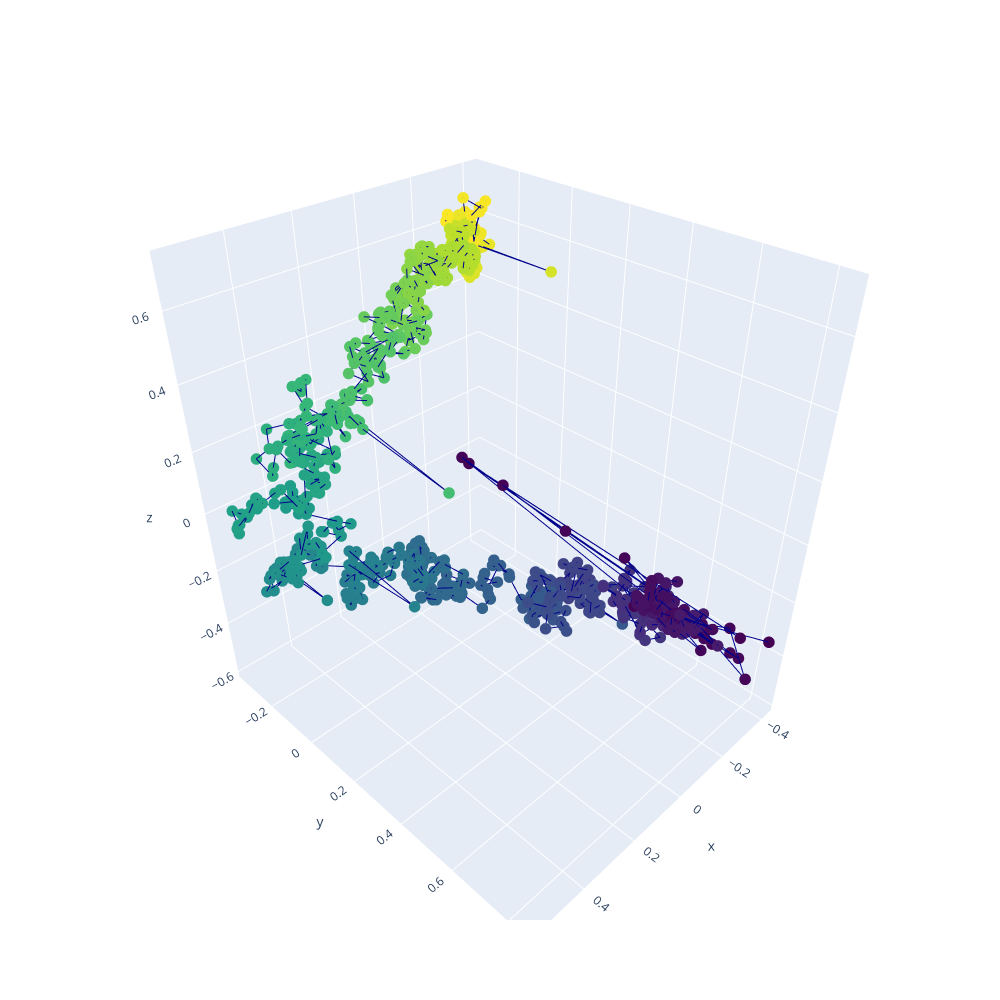

Notebook source saved alongside this figure:
### Code cell
# Fission Yeast predicted structure
torch_gm12878_hic = torch.FloatTensor(gm12878_hic)
torch_gm12878_hic = torch.reshape(torch_gm12878_hic, (1, NB_BINS, NB_BINS))
torch_gm12878_hic = torch.repeat_interleave(torch_gm12878_hic, BATCH_SIZE, 0)

gm12878_pred_structure, _ = model(torch_gm12878_hic)
gm12878_pred_structure = gm12878_pred_structure.detach().numpy()[0]

# Plot structures
x_pred = gm12878_pred_structure[:, 0]  
y_pred = gm12878_pred_structure[:, 1]
z_pred = gm12878_pred_structure[:, 2]

# Initialize figure
fig = make_subplots(
    rows=1, cols=1,
    specs=[[{'type': 'scatter3d'}]])

# adding surfaces to subplots.
fig.add_trace(
    go.Scatter3d(
    x=x_pred, y=y_pred, z=z_pred,
    marker=dict(
        size=4,
        color=np.asarray(range(len(x_pred))),
        colorscale='Viridis',
    ),
    line=dict(
        color='darkblue',
        width=2
    )
), row=1, col=1)

fig.update_layout(
    height=1000,
    width=1000
)

fig.show()

### Figure 1 — Plotly figure (JSON) as saved in the notebook; plotly's stock layout.template omitted (floating-point values rounded to 4 significant figures; data arrays with more than 128 entries replaced by an {"elided": "..."} marker saying what was removed)
{"data": [{"line": {"color": "darkblue", "width": 2}, "marker": {"color": {"elided": "883 int values"}, "colorscale": [[0, "#440154"], [0.1111, "#482878"], [0.2222, "#3e4989"], [0.3333, "#31688e"], [0.4444, "#26828e"], [0.5556, "#1f9e89"], [0.6667, "#35b779"], [0.7778, "#6ece58"], [0.8889, "#b5de2b"], [1, "#fde725"]], "size": 4}, "scene": "scene", "type": "scatter3d", "x": {"elided": "883 float values"}, "y": {"elided": "883 float values"}, "z": {"elided": "883 float values"}}], "layout": {"height": 1000, "scene": {"domain": {"x": [0, 1], "y": [0, 1]}}, "width": 1000}}
